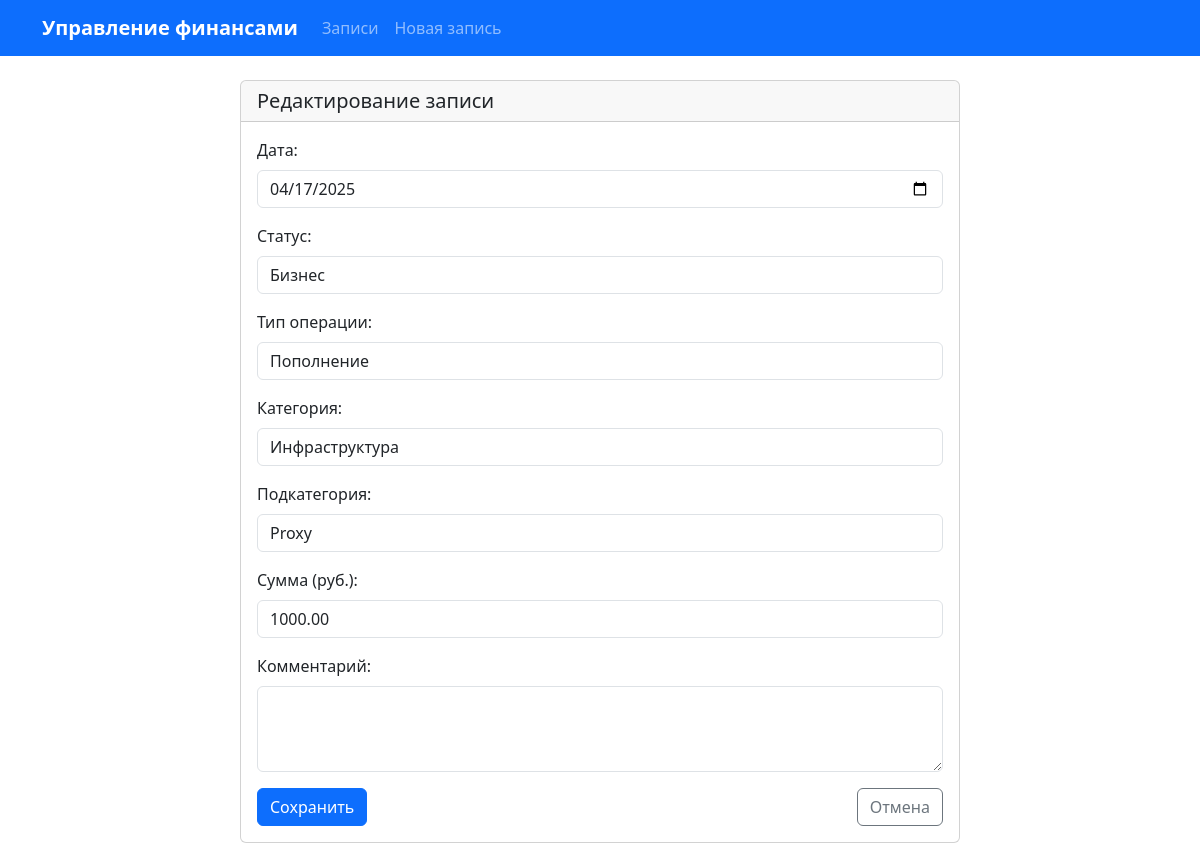
Page /1/update/ on the committed database.
### transactions/models.py (models this page shows, shortened)
class Record(models.Model):
    date = models.DateField(auto_now_add=False)
    status = models.ForeignKey(Status, on_delete=models.SET_NULL, null=True)
    operations_type = models.ForeignKey(Type, on_delete=models.SET_NULL, null=True)
    category = models.ForeignKey(Category, on_delete=models.SET_NULL, null=True)
    subcategory = models.ForeignKey(Subcategory, on_delete=models.SET_NULL, null=True)
    amount = models.DecimalField(max_digits=10, decimal_places=2)
    comment = models.TextField(blank=True, null=True)

### transactions/views.py (the view, shortened to what this page needs)
# urls.py: path('<int:pk>/update/', views.RecordUpdateView.as_view(), name='record_update'),
class RecordUpdateView(UpdateView):
    model = Record
    form_class = RecordForm
    template_name = 'transactions/record_form.html'
    success_url = reverse_lazy('transactions:record_list')
    def get_context_data(self, **kwargs):
        context = super().get_context_data(**kwargs)
        context['statuses'] = Status.objects.all()
        context['types'] = Type.objects.all()
        context['categories'] = Category.objects.all()
        return context

### transactions/models.py (called while the page is built)
    def __str__(self):
        return self.name

    def __str__(self):
        return self.name

    def __str__(self):
        return self.name

    def __str__(self):
        return self.name

### transactions/templates/transactions/record_form.html (shortened to what this page needs)
{% extends 'base.html' %} {% block content %}
<div class="container mt-4">
  <div class="row justify-content-center">
    <div class="col-md-8">
      <div class="card">
        <div class="card-header">
          <h5 class="mb-0">
            {% if form.instance.pk %}Редактирование записи{% else %}Создание
            новой записи{% endif %}
          </h5>
        </div>
        <div class="card-body">
          <form method="post" id="record-form" novalidate>
            <div class="mb-3">
              <label for="{{ form.date.id_for_label }}" class="form-label"
                >Дата:</label>
              {{ form.date }}
            </div>
            <div class="mb-3">
              <label for="{{ form.status.id_for_label }}" class="form-label"
                >Статус:</label>
              {{ form.status }}
            </div>
            <div class="mb-3">
              <label
                for="{{ form.operations_type.id_for_label }}"
                class="form-label"
                >Тип операции:</label>
              {{ form.operations_type }}
            </div>
            <div class="mb-3">
              <label for="{{ form.category.id_for_label }}" class="form-label"
                >Категория:</label>
              {{ form.category }}
            </div>
            <div class="mb-3">
              <label
                for="{{ form.subcategory.id_for_label }}"
                class="form-label"
                >Подкатегория:</label>
              {{ form.subcategory }}
            </div>
            <div class="mb-3">
              <label for="{{ form.amount.id_for_label }}" class="form-label"
                >Сумма (руб.):</label>
              {{ form.amount }}
            </div>
            <div class="mb-3">
              <label for="{{ form.comment.id_for_label }}" class="form-label"
                >Комментарий:</label>
              {{ form.comment }}
            </div>
            <div class="d-flex justify-content-between">
              <button type="submit" class="btn btn-primary">Сохранить</button>
              <a
                href="{% url 'transactions:record_list' %}"
                class="btn btn-outline-secondary"
                >Отмена</a>
            </div>
          </form>
        </div>
      </div>
    </div>
  </div>
</div>
{% endblock %}

### rows in the picture
Record: date "04/17/2025", status "Бизнес", operations_type "Пополнение", category "Инфраструктура", subcategory "Proxy", amount "1000.00"
